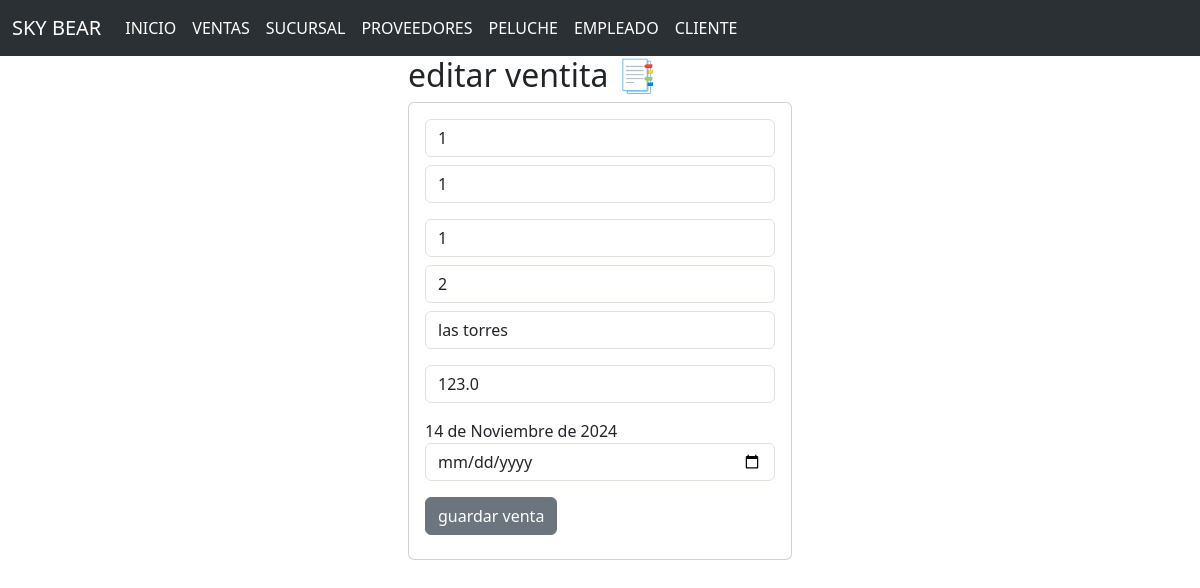
The app's page /seleccionarVenta/1 with its own data.
### venta_app/models.py (models this page shows)
class Ventas(models.Model):
    idventa=models.CharField(primary_key=True, max_length=6)
    idempleado=models.CharField(max_length=10)
    idproducto=models.CharField(max_length=10)
    idcliente=models.CharField(max_length=10)
    idsucursal=models.CharField(max_length=10)
    total=models.FloatField()
    fechacompra=models.DateField()

### venta_app/views.py (the view)
# urls.py: path('seleccionarVenta/<idventa>',views.seleccionarVenta,name='seleccionarVenta'),
def seleccionarVenta(request,idventa):
    venta=Ventas.objects.get(idventa=idventa)
    return render (request,"editarVenta.html",{'misventas': venta})

### venta_app/templates/editarVenta.html
{% extends "base2.html" %}
{% block cuerpo %}
<div class="row">
    <div class="col-md-4 offset-md-4">
        <h2>editar ventita 📑</h2>
    <div class="card">
        <div class="card-body">
            <form action="/editarVenta/" method="POST"> {% csrf_token %}
                <div class="form-group">
                    <input type="text" id="txtventa" name="txtventa" class="form-control" value="{{misventas.idventa}}" minlength="1" maxlength="6"  readonly required>
                </div>
                <div class="form-group py-2">
                    <input type="text" id="txtempleado" name="txtempleado" class="form-control" value="{{misventas.idempleado}}" minlength="1" maxlength="10" required>
                </div>
                <div class="form-group py-2">
                    <input type="text" id="txtproducto" name="txtproducto" class="form-control" value="{{misventas.idproducto}}" minlength="1" maxlength="10" required>
                </div>
                <div class="form-group py">
                    <input type="text" id="txtcliente" name="txtcliente" class="form-control" value="{{misventas.idcliente}}" minlength="1" maxlength="10" required>
                </div>
                <div class="form-group py-2">
                    <input type="text" id="txtsucursal" name="txtsucursal" class="form-control" value="{{misventas.idsucursal}}" minlength="1" maxlength="10"  required>
                </div>
                <div class="form-group py-2">
                    <input type="text" id="txt_total" name="txt_total" class="form-control" value="{{misventas.total}}" minlength="1" maxlength="10"  required>
                </div>
                <div class="form-group py-2">
                    <label for="">{{misventas.fechacompra}}</label>
                    <input type="date" id="txtfecha" name="txtfecha" class="form-control" value="{{misventas.fechacompra}}" minlength="1" maxlength="20"  required>
                </div>
                <div class="form-group py-2">
                    <button type="submit" class="btn btn-secondary">guardar venta</button>
                </div>
            </form>
        </div>
    </div>
    </div>
</div>
{% endblock cuerpo %}

### records on screen
Ventas: txtventa "1", txtempleado "1", txtproducto "1", txtcliente "2", txtsucursal "las torres", txt_total "123.0", fechacompra "14 de Noviembre de 2024"
